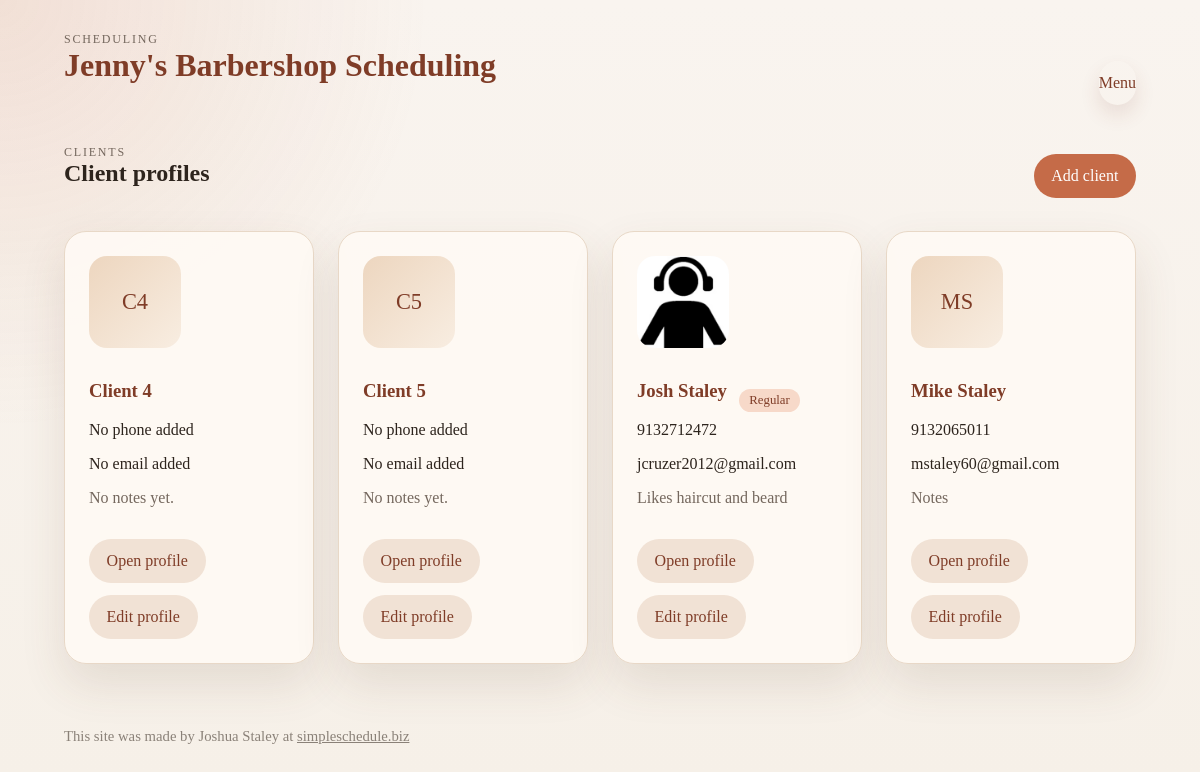
Page /clients (signed in) on the committed database.
### salon_scheduler/models.py (models this page shows)
class Client(db.Model):
    id = db.Column(db.Integer, primary_key=True)
    first_name = db.Column(db.String(80), nullable=False)
    last_name = db.Column(db.String(80), nullable=False)
    birthdate = db.Column(db.Date)
    phone = db.Column(db.String(40))
    email = db.Column(db.String(120))
    notes = db.Column(db.Text)
    photo_filename = db.Column(db.String(255))
    is_regular = db.Column(db.Boolean, default=False, nullable=False)
    created_at = db.Column(db.DateTime, default=datetime.utcnow, nullable=False)
    appointments = db.relationship("Appointment", back_populates="client", cascade="all, delete-orphan")
    recurring_series = db.relationship("RecurringSeries", back_populates="client", cascade="all, delete-orphan")
    change_requests = db.relationship("ChangeRequest", back_populates="client", cascade="all, delete-orphan")
    promotions = db.relationship("Promotion", secondary=promotion_clients, back_populates="eligible_clients")
    @property
    def full_name(self) -> str:
        return f"{self.first_name} {self.last_name}".strip()

### salon_scheduler/routes.py (the view)
@main_bp.route("/clients")
@stylist_login_required
def clients():
    clients_list = Client.query.order_by(Client.last_name.asc(), Client.first_name.asc()).all()
    return render_template("clients.html", clients=clients_list)

### salon_scheduler/routes.py (called while the page is built)
@main_bp.before_app_request
def load_active_session_state():
    g.stylist_user = None
    g.client = None
    stylist_user_id = session.get("stylist_user_id")
    client_id = session.get("client_id")
    if stylist_user_id:
        g.stylist_user = StylistUser.query.get(stylist_user_id)
    if client_id:
        g.client = Client.query.get(client_id)

@main_bp.app_context_processor
def inject_session_state():
    return {
        "current_stylist": getattr(g, "stylist_user", None),
        "current_client": getattr(g, "client", None),
    }

def stylist_login_required(view_func):
    @wraps(view_func)
    def wrapped_view(*args, **kwargs):
        if StylistUser.query.count() == 0:
            return redirect(url_for("main.stylist_setup"))
        if not g.stylist_user:
            return redirect(url_for("main.stylist_login", next=request.path))
        return view_func(*args, **kwargs)
    return wrapped_view

### salon_scheduler/templates/clients.html
{% extends "base.html" %}
{% block content %}
<section class="section-heading standalone">
    <div>
        <p class="eyebrow">Clients</p>
        <h2>Client profiles</h2>
    </div>
    <a class="button" href="{{ url_for('main.create_client') }}">Add client</a>
</section>
<section class="cards">
    {% for client in clients %}
        <article class="card client-card">
            {% if client.photo_filename %}
                <img src="{{ url_for('main.uploaded_file', filename=client.photo_filename) }}" alt="{{ client.full_name }}">
            {% else %}
                <div class="avatar-placeholder">{{ client.first_name[:1] }}{{ client.last_name[:1] }}</div>
            {% endif %}
            <div>
                <div class="client-header">
                    <h3><a href="{{ url_for('main.client_profile', client_id=client.id) }}">{{ client.full_name }}</a></h3>
                    {% if client.is_regular %}
                        <span class="pill">Regular</span>
                    {% endif %}
                </div>
                <p>{{ client.phone or "No phone added" }}</p>
                <p>{{ client.email or "No email added" }}</p>
                <p class="notes">{{ client.notes or "No notes yet." }}</p>
            </div>
            <div class="actions-row">
                <a class="button subtle" href="{{ url_for('main.client_profile', client_id=client.id) }}">Open profile</a>
                <a class="button subtle" href="{{ url_for('main.edit_client', client_id=client.id) }}">Edit profile</a>
            </div>
        </article>
    {% else %}
        <p class="empty">No clients added yet.</p>
    {% endfor %}
</section>
{% endblock %}

### salon_scheduler/static/styles.css (style rules this page uses)
:root { --bg: #f6f0e8; --panel: #fffaf5; --panel-strong: #fff; --text: #2d241d; --muted: #74675d; --accent: #c56b48; --accent-dark: #7f3c27; --line: #e8d8c7; --shadow: 0 20px 45px rgba(102, 65, 43, 0.12); }
* { box-sizing: border-box; }
body { margin: 0; font-family: Georgia, "Times New Roman", serif; color: var(--text); background: radial-gradient(circle at top left, rgba(197, 107, 72, 0.15), transparent 30%), linear-gradient(180deg, #f9f4ef 0%, var(--bg) 100%); }
a { color: var(--accent-dark); text-decoration: none; }
img { max-width: 100%; height: auto; }
.eyebrow { margin: 0; text-transform: uppercase; letter-spacing: 0.15em; font-size: 0.75rem; color: var(--muted); }
h1, h2, h3, p { margin-top: 0; }
.hero, .grid, .cards, .form-grid, .stats { display: grid; gap: 1.5rem; }
.hero, .card, .flash { background: rgba(255, 250, 245, 0.92); border: 1px solid var(--line); box-shadow: var(--shadow); border-radius: 22px; }
.card { padding: 1.5rem; }
.button { display: inline-flex; align-items: center; justify-content: center; border: none; border-radius: 999px; padding: 0.75rem 1.1rem; background: var(--accent); color: white; cursor: pointer; font: inherit; }
.button, .nav-button, input, textarea, select { min-height: 44px; }
.button.subtle { background: #f1e2d5; color: var(--accent-dark); }
.section-heading { display: flex; justify-content: space-between; gap: 1rem; align-items: center; margin-bottom: 1rem; }
.section-heading.standalone { margin-bottom: 1.5rem; }
.cards { grid-template-columns: repeat(auto-fit, minmax(250px, 1fr)); }
.client-card { display: grid; gap: 1rem; align-content: start; }
.client-card img, .avatar-placeholder { width: 92px; height: 92px; object-fit: cover; border-radius: 18px; margin-bottom: 1rem; }
.avatar-placeholder { display: grid; place-items: center; background: linear-gradient(135deg, #edd6bf, #f8ede1); color: var(--accent-dark); font-size: 1.4rem; }
.client-header { display: flex; gap: 0.75rem; align-items: center; }
.pill { background: #f7d9c9; color: var(--accent-dark); padding: 0.25rem 0.65rem; border-radius: 999px; font-size: 0.8rem; }
.notes, .empty, small, label { color: var(--muted); }
.actions, .actions-row { display: flex; gap: 0.75rem; flex-wrap: wrap; }

### rows in the picture
Client: first_name "C", last_name "4", full_name "Client 4", phone "No phone added", email "No email added", notes "No notes yet."
Client: first_name "C", last_name "5", full_name "Client 5", phone "No phone added", email "No email added", notes "No notes yet."
Client: photo_filename (picture), full_name "Josh Staley", is_regular "Regular", phone "9132712472", email "jcruzer2012@gmail.com", notes "Likes haircut and beard"
Client: first_name "M", last_name "S", full_name "Mike Staley", phone "9132065011", email "mstaley60@gmail.com", notes "Notes"
